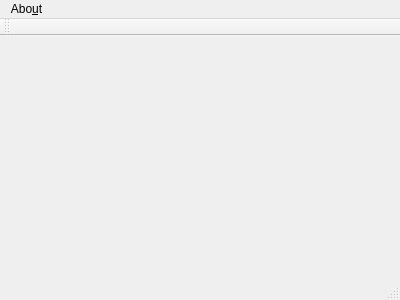
<?xml version="1.0" encoding="UTF-8"?>
<ui version="4.0">
 <class>MainWindow</class>
 <widget class="QMainWindow" name="MainWindow">
  <property name="geometry">
   <rect>
    <x>0</x>
    <y>0</y>
    <width>400</width>
    <height>300</height>
   </rect>
  </property>
  <property name="windowTitle">
   <string>MainWindow</string>
  </property>
  <property name="styleSheet">
   <string notr="true">
</string>
  </property>
  <widget class="QWidget" name="centralWidget"/>
  <widget class="QMenuBar" name="menuBar">
   <property name="geometry">
    <rect>
     <x>0</x>
     <y>0</y>
     <width>400</width>
     <height>25</height>
    </rect>
   </property>
   <widget class="QMenu" name="menuAbout">
    <property name="title">
     <string>Abo&amp;ut</string>
    </property>
   </widget>
   <addaction name="menuAbout"/>
  </widget>
  <widget class="QToolBar" name="mainToolBar">
   <attribute name="toolBarArea">
    <enum>TopToolBarArea</enum>
   </attribute>
   <attribute name="toolBarBreak">
    <bool>false</bool>
   </attribute>
  </widget>
  <widget class="QStatusBar" name="statusBar"/>
 </widget>
 <layoutdefault spacing="6" margin="11"/>
 <resources/>
 <connections/>
</ui>
